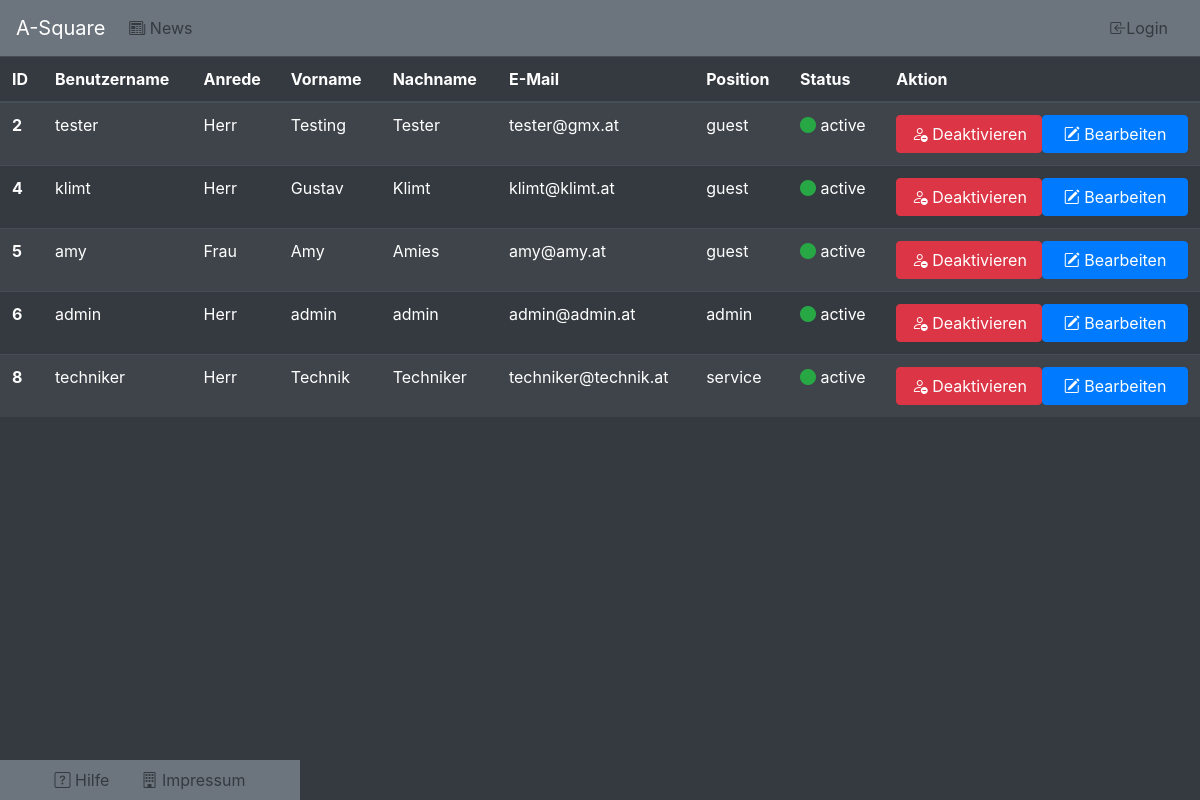
Page /userlist.php on the committed database.
### tables this page shows
CREATE TABLE `user` (
  `ID` int(11) NOT NULL,
  `username` varchar(128) NOT NULL,
  `pwd` varchar(255) NOT NULL,
  `anrede` varchar(128) NOT NULL,
  `vorname` varchar(128) NOT NULL,
  `nachname` varchar(128) NOT NULL,
  `email` varchar(128) NOT NULL,
  `position` enum('admin','service','guest') NOT NULL,
  `status` enum('active','inactive') NOT NULL DEFAULT 'active'
);

### userlist.php (the view, shortened to what this page needs)
<?php
  include 'includes/dbaccess.php';
  include "includes/nav.php";
?>
<body class="bg-dark">
<table class="table table-striped table-dark table-hover">
  <thead>
    <tr>
      <th scope="col">ID</th>
      <th scope="col">Benutzername</th>
      <th scope="col">Anrede</th>
      <th scope="col">Vorname</th>
      <th scope="col">Nachname</th>
      <th scope="col">E-Mail</th>
      <th scope="col">Position</th>
      <th scope="col">Status</th>
      <th scope="col">Aktion</th>
    </tr>
  </thead>
  <tbody class="justify-content-center"><?php
        $sql = "SELECT * FROM user  ORDER BY ID;";
        $stmt = mysqli_stmt_init($connect);
        if(!mysqli_stmt_prepare($stmt, $sql)){
        header("location: ../index.php?error=statementfailed");
        exit();
        }
        mysqli_stmt_execute($stmt);
        $result = mysqli_stmt_get_result($stmt);
        while($row = mysqli_fetch_assoc($result)){
            if($row['status'] == 'active'){
                $statustext = "text-success";
            }else{
                $statustext = "text-danger";
            }
            echo "
            <tr>
                <form action='updateUser.php' method='POST'>
                    <th scope='row'><input type='hidden' name='id' value='".$row['ID']."'>".$row['ID']."</th>
                    <td>".$row['username']."</td>
                    <td>".$row['anrede']."</td>
                    <td>".$row['vorname']."</td>
                    <td>".$row['nachname']."</td>
                    <td>".$row['email']."</td>
                    <td>".$row['position']."</td>
                    <td><i class='bi ".$statustext." bi-circle-fill'></i> ".$row['status']."</td>
                    <td>";
                    if($row['status'] == 'active'){
                        echo "<button type='submit' name='deactivate' class='btn btn-danger w-50'><i class='bi bi-person-dash'></i> Deaktivieren</button>";
                    }else{
                        echo "<button type='submit' name='activate' class='btn btn-success w-50'><i class='bi bi-person-dash'></i> Aktivieren</button>";
                    }
                    echo "<button type='submit' name='update' class='btn btn-primary w-50'><i class='bi bi-pencil-square'></i> Bearbeiten</button></td>
                </form>
            </tr>";
            }?>
  </tbody>
</table>

### rows in the picture
user: ID "2", username "tester", anrede "Herr", vorname "Testing", nachname "Tester", email "tester@gmx.at", position "guest", status "active", shows "Deaktivieren"
user: ID "4", username "klimt", anrede "Herr", vorname "Gustav", nachname "Klimt", email "klimt@klimt.at", position "guest", status "active", shows "Deaktivieren"
user: ID "5", username "amy", anrede "Frau", vorname "Amy", nachname "Amies", email "amy@amy.at", position "guest", status "active", shows "Deaktivieren"
user: ID "6", username "admin", anrede "Herr", vorname "admin", nachname "admin", email "admin@admin.at", position "admin", status "active", shows "Deaktivieren"
user: ID "8", username "techniker", anrede "Herr", vorname "Technik", nachname "Techniker", email "techniker@technik.at", position "service", status "active", shows "Deaktivieren"
